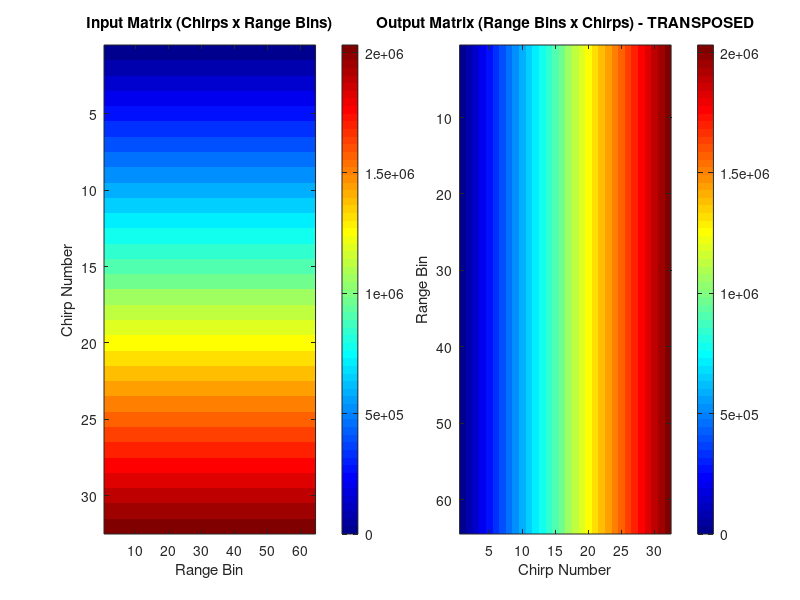

Here is the MATLAB script that generated this plot:
%% Corner Turner Golden Model - MATLAB Verification
% Author: Generated for FPGA-FMCW-RADAR-PROCESSOR
% Purpose: Verify VHDL corner turner against MATLAB transpose
% Date: 2026-02-01

clear; clc; close all;

%% Configuration
N_RANGE = 1024;     % Range bins (FFT size)
N_DOPPLER = 128;    % Number of chirps in CPI
VERBOSE = false;    % Set true for detailed output

fprintf('==============================================\n');
fprintf('Corner Turner Golden Model Verification\n');
fprintf('==============================================\n');
fprintf('Configuration:\n');
fprintf('  Range Bins:    %d\n', N_RANGE);
fprintf('  Doppler Bins:  %d\n', N_DOPPLER);
fprintf('  Total Samples: %d\n\n', N_RANGE * N_DOPPLER);

%% Generate Input Matrix (Row-wise: Chirps x Range Bins)
fprintf('Generating input matrix...\n');
input_matrix = zeros(N_DOPPLER, N_RANGE);

for chirp = 0:(N_DOPPLER-1)
    for range = 0:(N_RANGE-1)
        % Match testbench pattern: chirp_num << 16 | range_bin
        input_matrix(chirp+1, range+1) = chirp * 65536 + range;
    end
end

fprintf('  Input matrix size: %d x %d (Chirps x Range)\n', ...
    size(input_matrix, 1), size(input_matrix, 2));

%% Perform Transpose (Column-wise: Range Bins x Chirps)
fprintf('Performing transpose...\n');
output_matrix = input_matrix';

fprintf('  Output matrix size: %d x %d (Range x Chirps)\n', ...
    size(output_matrix, 1), size(output_matrix, 2));

%% Visualize Matrix Structure
figure('Position', [100 100 1200 500]);

subplot(1,2,1);
imagesc(input_matrix(1:min(32,N_DOPPLER), 1:min(64,N_RANGE)));
colorbar;
title('Input Matrix (Chirps x Range Bins)');
xlabel('Range Bin');
ylabel('Chirp Number');
colormap(jet);

subplot(1,2,2);
imagesc(output_matrix(1:min(64,N_RANGE), 1:min(32,N_DOPPLER)));
colorbar;
title('Output Matrix (Range Bins x Chirps) - TRANSPOSED');
xlabel('Chirp Number');
ylabel('Range Bin');
colormap(jet);

%% Export Golden Vectors for VHDL Verification
fprintf('\nExporting golden vectors...\n');

% Create data directory if it doesn't exist
if ~exist('../data', 'dir')
    mkdir('../data');
end

% Export input (for future testbench enhancements)
input_file = '../data/corner_turner_input.txt';
fid = fopen(input_file, 'w');
for chirp = 1:N_DOPPLER
    for range = 1:N_RANGE
        fprintf(fid, '%d ', input_matrix(chirp, range));
    end
    fprintf(fid, '\n');
end
fclose(fid);
fprintf('  Wrote input to: %s\n', input_file);

% Export expected output
golden_file = '../data/corner_turner_golden.txt';
fid = fopen(golden_file, 'w');
for range = 1:N_RANGE
    for chirp = 1:N_DOPPLER
        fprintf(fid, '%d %d %d\n', range-1, chirp-1, output_matrix(range, chirp));
    end
end
fclose(fid);
fprintf('  Wrote golden output to: %s\n', golden_file);

%% Verify Against VHDL Simulation Output
vhdl_output_file = '../data/corner_turner_output.txt';

if exist(vhdl_output_file, 'file')
    fprintf('\nVerifying VHDL output...\n');
    
    % Read VHDL output
    % Format: range_bin doppler_bin value
    vhdl_data = dlmread(vhdl_output_file);
    
    if size(vhdl_data, 1) ~= N_RANGE * N_DOPPLER
        warning('VHDL output has %d samples, expected %d', ...
            size(vhdl_data, 1), N_RANGE * N_DOPPLER);
    end
    
    % Verify each sample
    errors = 0;
    error_log = [];
    
    for i = 1:size(vhdl_data, 1)
        range_bin = vhdl_data(i, 1) + 1;    % VHDL is 0-indexed
        doppler_bin = vhdl_data(i, 2) + 1;  % VHDL is 0-indexed
        vhdl_value = vhdl_data(i, 3);
        
        % Check bounds
        if range_bin < 1 || range_bin > N_RANGE || ...
           doppler_bin < 1 || doppler_bin > N_DOPPLER
            fprintf('  ERROR: Out of bounds at sample %d\n', i);
            errors = errors + 1;
            continue;
        end
        
        expected = output_matrix(range_bin, doppler_bin);
        
        if vhdl_value ~= expected
            if VERBOSE
                fprintf('  ERROR at (range=%d, doppler=%d): expected %d, got %d\n', ...
                    range_bin-1, doppler_bin-1, expected, vhdl_value);
            end
            errors = errors + 1;
            error_log = [error_log; range_bin doppler_bin expected vhdl_value];
        end
    end
    
    % Report results
    fprintf('\n==============================================\n');
    if errors == 0
        fprintf('✅ SUCCESS: All %d samples verified correctly!\n', ...
            size(vhdl_data, 1));
        fprintf('   Matrix transpose is functioning properly.\n');
    else
        fprintf('❌ FAILURE: %d errors detected out of %d samples\n', ...
            errors, size(vhdl_data, 1));
        fprintf('   Error rate: %.4f%%\n', 100 * errors / size(vhdl_data, 1));
        
        if size(error_log, 1) > 0 && size(error_log, 1) <= 20
            fprintf('\nError details:\n');
            fprintf('   Range  Doppler  Expected  Got\n');
            fprintf('   -----  -------  --------  ---\n');
            for j = 1:size(error_log, 1)
                fprintf('   %5d  %7d  %8d  %3d\n', error_log(j,:));
            end
        elseif size(error_log, 1) > 20
            fprintf('\nFirst 20 errors:\n');
            fprintf('   Range  Doppler  Expected  Got\n');
            fprintf('   -----  -------  --------  ---\n');
            for j = 1:20
                fprintf('   %5d  %7d  %8d  %3d\n', error_log(j,:));
            end
            fprintf('   ... and %d more errors\n', size(error_log, 1) - 20);
        end
    end
    fprintf('==============================================\n');
    
else
    fprintf('\nVHDL output file not found: %s\n', vhdl_output_file);
    fprintf('Run VHDL testbench first to generate output.\n');
    fprintf('Golden vectors have been exported for comparison.\n');
end

%% Performance Analysis
fprintf('\n--- Memory Analysis ---\n');
memory_bits = N_RANGE * N_DOPPLER * 32;  % 32-bit samples
memory_bytes = memory_bits / 8;
memory_kb = memory_bytes / 1024;

fprintf('Memory required per bank:\n');
fprintf('  Total bits:  %d\n', memory_bits);
fprintf('  Total bytes: %d\n', memory_bytes);
fprintf('  Total KB:    %.2f\n', memory_kb);

% BRAM analysis for Xilinx
bram_36kb_per_bank = ceil(memory_bits / 36864);
fprintf('\nBRAM (36Kb blocks) per bank: %d\n', bram_36kb_per_bank);
fprintf('Total BRAM for ping-pong:    %d blocks\n', bram_36kb_per_bank * 2);

% Zynq-7020 has 140 BRAM blocks
zynq_7020_bram = 140;
utilization = (bram_36kb_per_bank * 2) / zynq_7020_bram * 100;
fprintf('Utilization on Zynq-7020:    %.1f%%\n', utilization);

%% Address Pattern Visualization
fprintf('\n--- Address Pattern Sample ---\n');
fprintf('First 10 write addresses (row-wise):\n');
fprintf('   Chirp  Sample  Address\n');
for chirp = 0:2
    for sample = 0:2
        addr = chirp * N_RANGE + sample;
        fprintf('   %5d  %6d  %7d\n', chirp, sample, addr);
    end
end

fprintf('\nFirst 10 read addresses (column-wise):\n');
fprintf('   Range  Doppler Address\n');
for range = 0:2
    for doppler = 0:2
        addr = range * N_DOPPLER + doppler;
        fprintf('   %5d  %7d %7d\n', range, doppler, addr);
    end
end

fprintf('\nExample transpose mapping:\n');
fprintf('  Write [chirp=5, sample=100] → addr = %d\n', 5*N_RANGE + 100);
fprintf('  Read  [range=100, doppler=5] → addr = %d (same location!)\n', 100*N_DOPPLER + 5);

fprintf('\n==============================================\n');
fprintf('Golden model complete.\n');
fprintf('==============================================\n');
